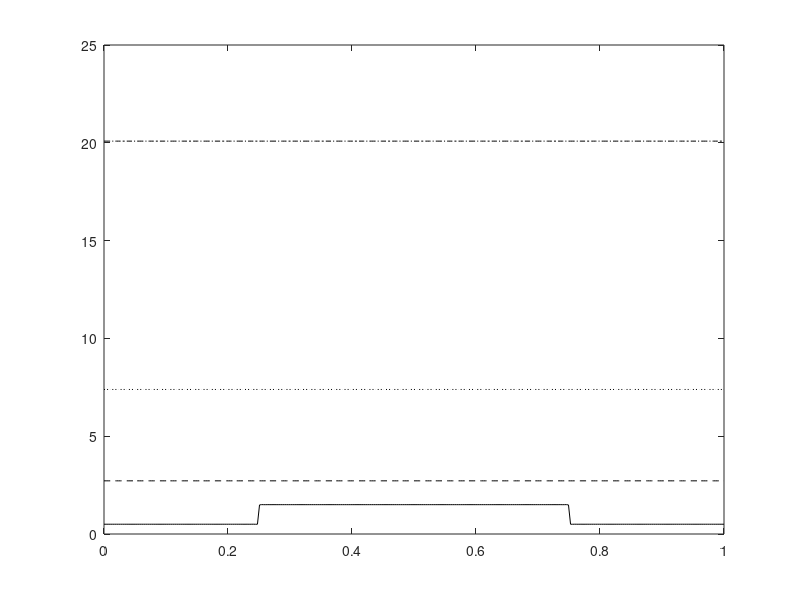

The MATLAB script that drew this image: (Note: this script raises an error after producing the figure.)
% Set values for plotting
xs = linspace(0, 1, 300);
ts = [0, 1, 2, 3];
max_n = 6969;

% Damping terms
as = [-1, 0, 1];

% Initial condition Fourier coefficients
c0 = 1;
c = @(n) 2/(n*pi)*(sin(3*n*pi/4) - sin(n*pi/4));
d = @(n) -2/(n*pi)*(cos(3*n*pi/4) - cos(n*pi/4));

% Eigenfunctions
gamma = @(n, x) cos(n*pi*x);
psi = @(n, x) sin(n*pi*x);

% Eigenvalue
lambda = @(n, a) a + n^2*pi^2;

%% 1 (a)

% Fourier sine series terms
n_term = @(x, t, n, a) c(n)*exp(-lambda(n, a)*t)*gamma(n, x);

% Fourier series values for different damping terms
for a = as
  % Fourier series values for different t
  fs = zeros(length(ts), length(xs));
  row = 1;

  for t = ts
    f = c0 * exp(-lambda(0, a) * t);

    for n = 1:max_n
      f = f + n_term(xs, t, n, a);
    end

    fs(row, :) = f;
    row = row + 1;
  end

  % Plotting the computed series
  figure();
  plot( ...
    xs, fs(1, :), 'k', ...
    xs, fs(2, :), 'k--', xs, ...
    fs(3, :), 'k:', ...
    xs, fs(4, :), 'k-.' ...
  );

  legend(strcat('u(x, ', string(ts), ')'));
  title(strcat('1(a) with \alpha=', string(a)));
end

%% 1 (b)

% Fourier sine series terms
n_term = @(x, t, n, a) exp(-lambda(n, a)*t)*(c(n)*gamma(n, x)+d(n)*psi(n, x));

% Fourier series values for different damping terms
for a = as
  % Fourier series values for different t
  fs = zeros(length(ts), length(xs));
  row = 1;

  for t = ts
    f = c0 * exp(-lambda(0, a) * t);

    for n = 1:max_n
      f = f + n_term(xs, t, n, a);
    end

    fs(row, :) = f;
    row = row + 1;
  end

  % Plotting the computed series
  figure();
  plot( ...
    xs, fs(1, :), 'k', ...
    xs, fs(2, :), 'k--', xs, ...
    fs(3, :), 'k:', ...
    xs, fs(4, :), 'k-.' ...
  );

  legend(strcat('u(x, ', string(ts), ')'));
  title(strcat('1(b) with \alpha=', string(a)));
end
